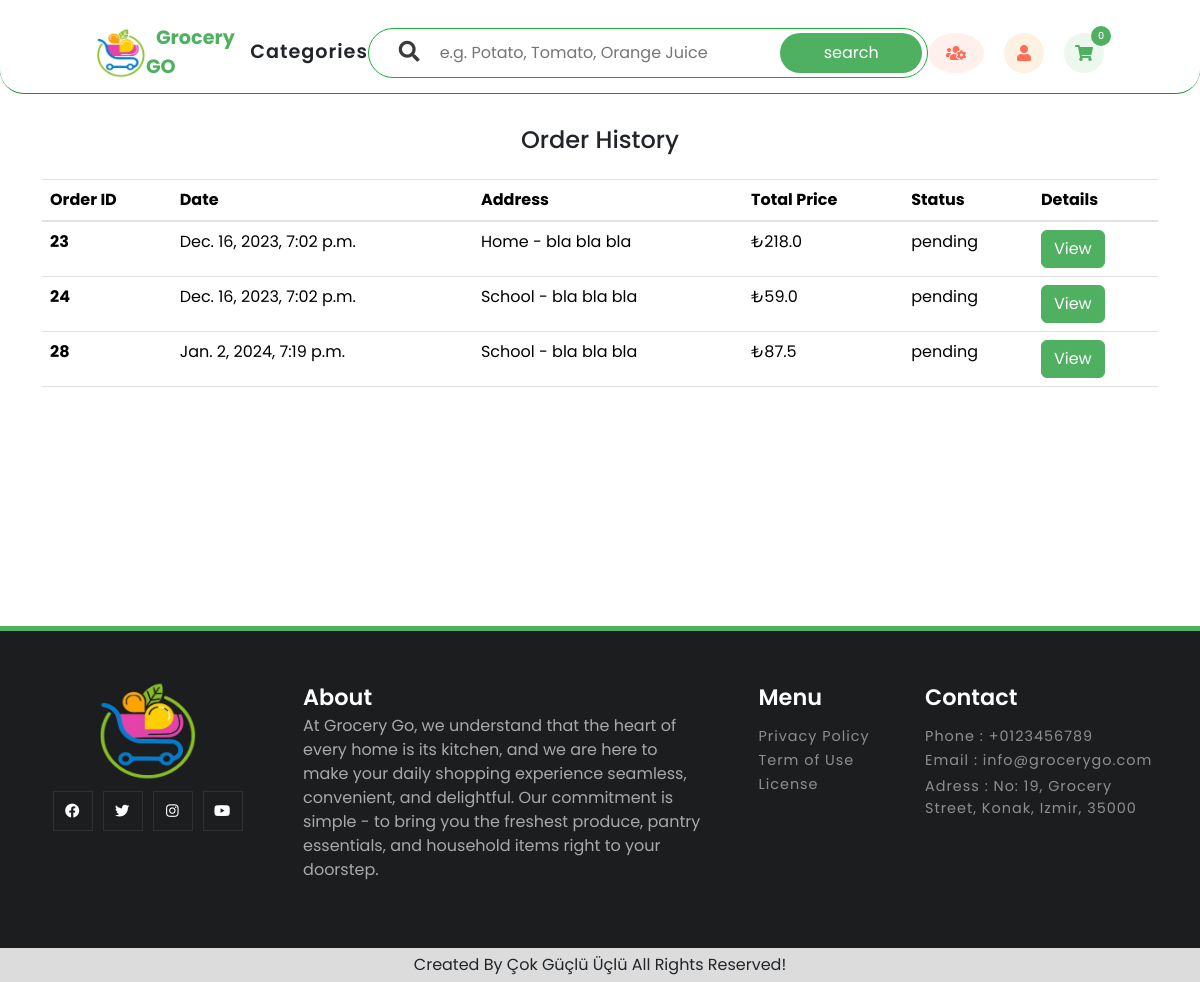
The app's page /order/order-history/ (signed in) with its own data.
### order/models.py (models this page shows, shortened)
class Order(models.Model):
    customer = models.ForeignKey('user.Customer', on_delete=models.CASCADE)
    status = models.CharField(max_length=100, default='pending')
    total_price = models.FloatField(null=False, blank=False)
    address = models.ForeignKey('user.Adress' , on_delete=models.CASCADE)
    date = models.DateTimeField(auto_now_add=True)

### user/models.py (models this page shows, shortened)
class Adress(models.Model):
    customer = models.ForeignKey(Customer, on_delete=models.CASCADE)
    title = models.CharField(max_length=20, null=False)
    full_adress = models.CharField(max_length=200)
    class Meta:
        unique_together = ('customer', 'title')

### order/views.py (the view)
# urls.py: path('order-history/', listOrders, name='order-history'),
def listOrders(request):
    customerToShow = Customer.objects.get(user=request.user)
    orders = Order.objects.filter(customer=customerToShow)
    context = {
        'orders': orders ,
    }
    return render(request, 'order/orderList.html', context)

### order/templates/order/orderList.html (shortened to what this page needs)
{% extends 'layout.html' %}
{% block additionalStyles %}
<link href="https://stackpath.bootstrapcdn.com/bootstrap/4.3.1/css/bootstrap.min.css" rel="stylesheet">
<link rel="stylesheet" href="https://stackpath.bootstrapcdn.com/font-awesome/4.7.0/css/font-awesome.min.css">
{% endblock %}
{% block content %}
<section class="ftco-section" style="min-height: 500px;">
    <div class="container">
        <div class="row">
            <div class="col-md-12">
                <h4 class="text-center mb-4">Order History</h4>
                {% if orders %}<div class="table-wrap">
                    <table class="table">
                    <thead class="thead-primary">
                        <tr>
                        <th>Order ID</th>
                        <th>Date</th>
                        <th>Address</th>
                        <th>Total Price</th>
                        <th>Status</th>
                        <th>Details</th>
                        </tr>
                    </thead>
                    <tbody>
                        {% for order in orders %}
                        <tr>
                            <th scope="row" class="scope" >{{order.id}}</th>
                            <td>{{order.date}}</td>
                            <td>{{order.address.title}} - {{order.address.full_adress}}</td>
                            <td>&#8378;{{order.total_price}}</td>
                            <td>{{order.status }}</td>
                            <td id="viewBtn"><a href="{% url 'order:order-detail' order_id=order.id %}" class="btn btn-primary" >View</a></td>
                        </tr>
                        {% endfor %}
                    </tbody>
                    </table>
                </div>
                {% else  %}
                <div class="alert alert-warning">It looks like you never ordered.</div>
                {% endif %}
            </div>
        </div>
    </div>
</section>
{% endblock %}

### static/css/layout.css (style rules this page uses)
* { font-family: poppins; margin: 0px; padding: 0px; box-sizing: border-box; scroll-behavior: smooth; }
a { text-decoration: none!important; }
body { margin: 0px; margin-top: 0px; padding: 0px; font-family: poppins; }

### records on screen
Order: id "23", date "Dec. 16, 2023, 7:02 p.m.", address "Home", address.full_adress "bla bla bla", total_price "218.0", status "pending"
Order: id "24", date "Dec. 16, 2023, 7:02 p.m.", address "School", address.full_adress "bla bla bla", total_price "59.0", status "pending"
Order: id "28", date "Jan. 2, 2024, 7:19 p.m.", address "School", address.full_adress "bla bla bla", total_price "87.5", status "pending"
